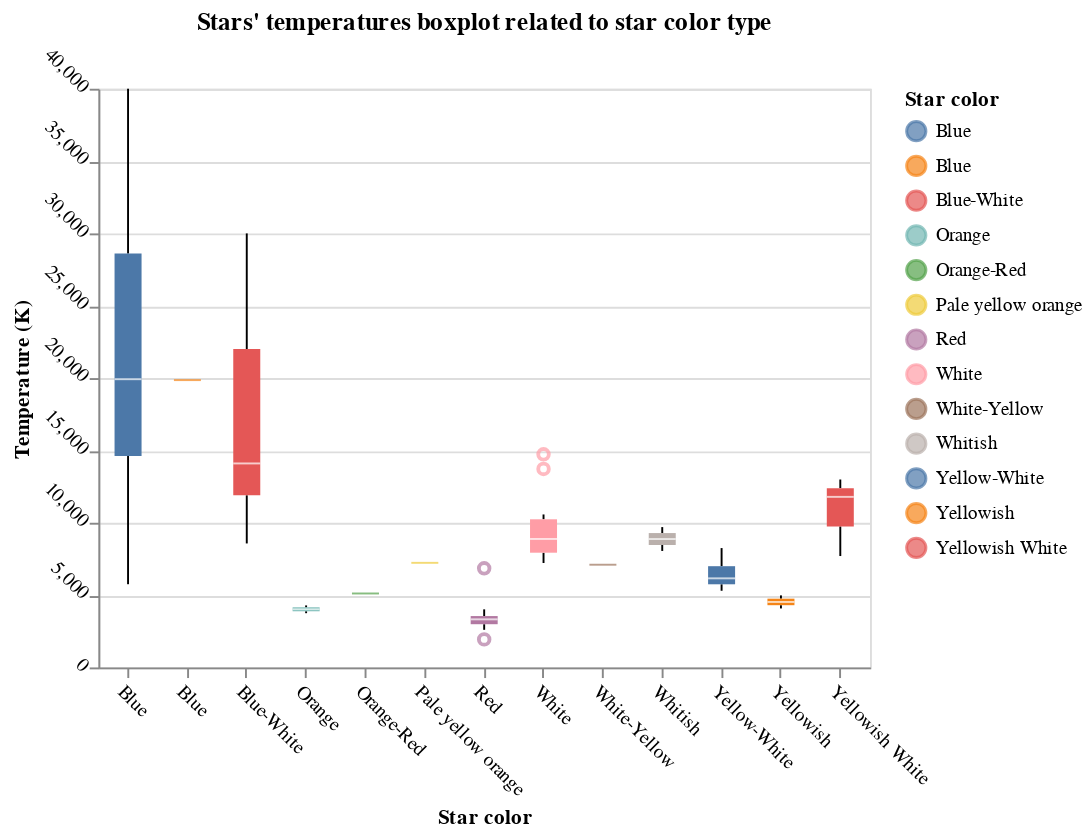

The notebook cell this image was saved under:
### Code cell
boxplot = alt.Chart(star_data).mark_boxplot().encode(
    x=alt.X('star_color:N', title='Star color'),
    y=alt.Y('temperature:Q', title='Temperature (K)'),
    color=alt.Color('star_color:N', title='Star color')
).properties(
    width=400,
    height=300,
    title="Stars' temperatures boxplot related to star color type"
).configure_axis(
    labelAngle=45
)

boxplot

### Figure 1 — Vega-Lite specification as saved in the notebook (floating-point values rounded to 4 significant figures; data arrays with more than 128 entries replaced by an {"elided": "..."} marker saying what was removed)
{"config": {"view": {"continuousWidth": 400, "continuousHeight": 300}, "axis": {"labelAngle": 45}}, "data": {"name": "data-f7af525dda0d7a80b3df97c0ce51fbed"}, "mark": "boxplot", "encoding": {"color": {"field": "star_color", "title": "Star color", "type": "nominal"}, "x": {"field": "star_color", "title": "Star color", "type": "nominal"}, "y": {"field": "temperature", "title": "Temperature (K)", "type": "quantitative"}}, "height": 300, "title": "Stars' temperatures boxplot related to star color type", "width": 400, "$schema": "https://vega.github.io/schema/vega-lite/v4.17.0.json", "datasets": {"data-f7af525dda0d7a80b3df97c0ce51fbed": {"elided": "240 records"}}}
